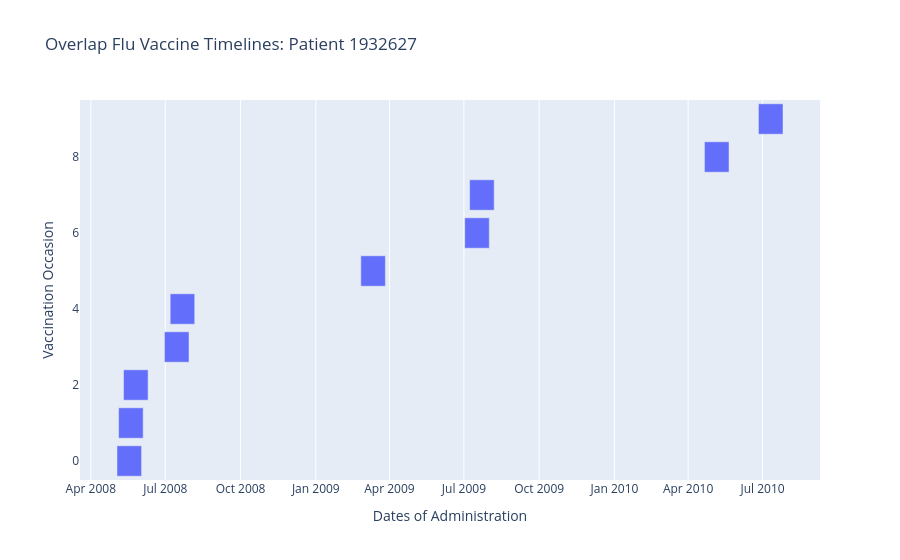

Here is the notebook cell this chart was saved with:
### Markdown cell above
### Visualize Vaccination 'Schedule'

### Code cell
highly_vaccinated = highly_vaccinated.sort_values(by='drug_exposure_start_date').reset_index(drop=True).reset_index()
start = pd.to_datetime(highly_vaccinated['drug_exposure_start_date'])

## add one day, just so it shows up on the plot
end = pd.to_datetime(highly_vaccinated['drug_exposure_end_date'])

highly_vaccinated['start'] = start
highly_vaccinated['end'] = end

fig = px.timeline(highly_vaccinated,
                  x_start="start", 
                  x_end="end", 
                  y="index", 
                  title="Overlap Flu Vaccine Timelines: Patient 1932627"
                )
fig.update_layout(yaxis_title="Vaccination Occasion") #to add a title to xaxis
fig.update_layout(xaxis_title="Dates of Administration") #to add a title to xaxis

### Figure 1 — Plotly figure (JSON) as saved in the notebook; plotly's stock layout.template omitted (floating-point values rounded to 4 significant figures)
{"data": [{"base": ["2008-05-03T00:00:00", "2008-05-05T00:00:00", "2008-05-11T00:00:00", "2008-06-30T00:00:00", "2008-07-07T00:00:00", "2009-02-25T00:00:00", "2009-07-02T00:00:00", "2009-07-08T00:00:00", "2010-04-21T00:00:00", "2010-06-26T00:00:00"], "hovertemplate": "start=%{base}<br>end=%{x}<br>index=%{y}<extra></extra>", "legendgroup": "", "marker": {"color": "#636efa", "pattern": {"shape": ""}}, "name": "", "orientation": "h", "showlegend": false, "textposition": "auto", "type": "bar", "x": [2592000000, 2592000000, 2592000000, 2592000000, 2592000000, 2592000000, 2592000000, 2592000000, 2592000000, 2592000000], "xaxis": "x", "y": [0, 1, 2, 3, 4, 5, 6, 7, 8, 9], "yaxis": "y"}], "layout": {"barmode": "overlay", "legend": {"tracegroupgap": 0}, "title": {"text": "Overlap Flu Vaccine Timelines: Patient 1932627"}, "xaxis": {"anchor": "y", "domain": [0, 1], "title": {"text": "Dates of Administration"}, "type": "date"}, "yaxis": {"anchor": "x", "domain": [0, 1], "title": {"text": "Vaccination Occasion"}}}}
